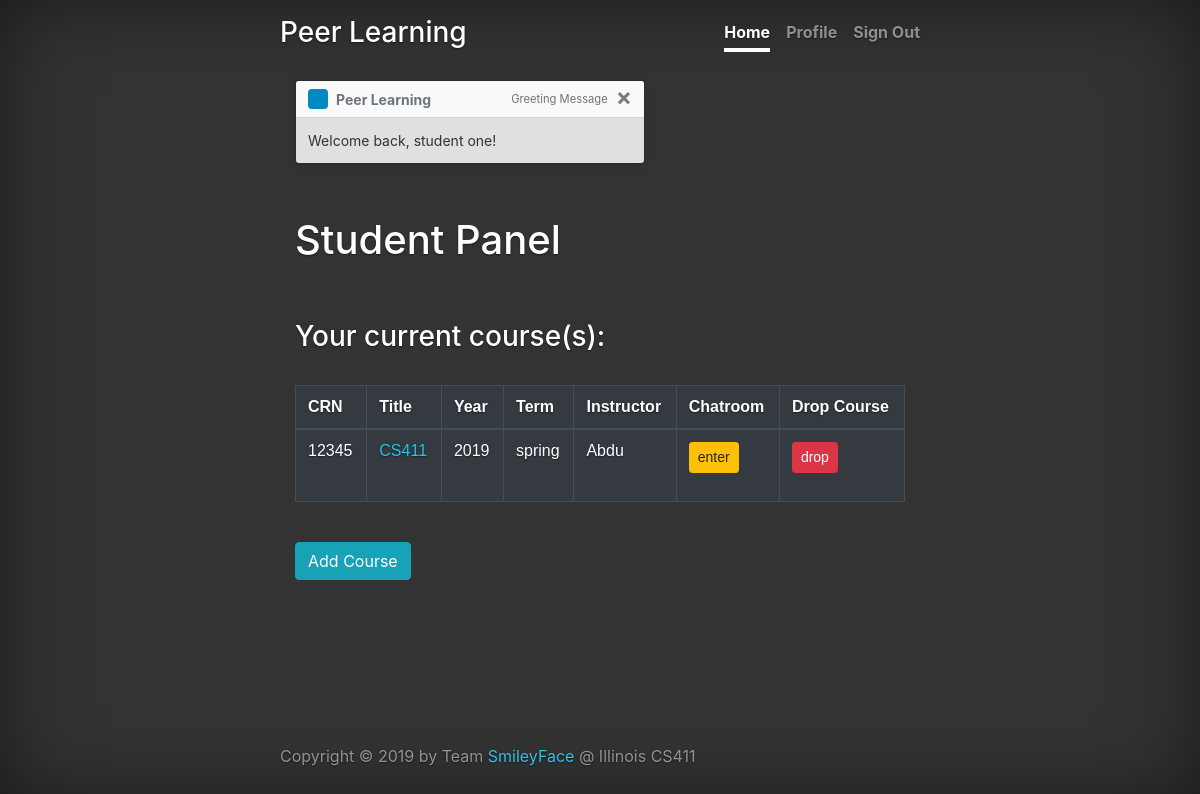
The page /dashboard/student/courses (signed in) on the database as committed earlier.
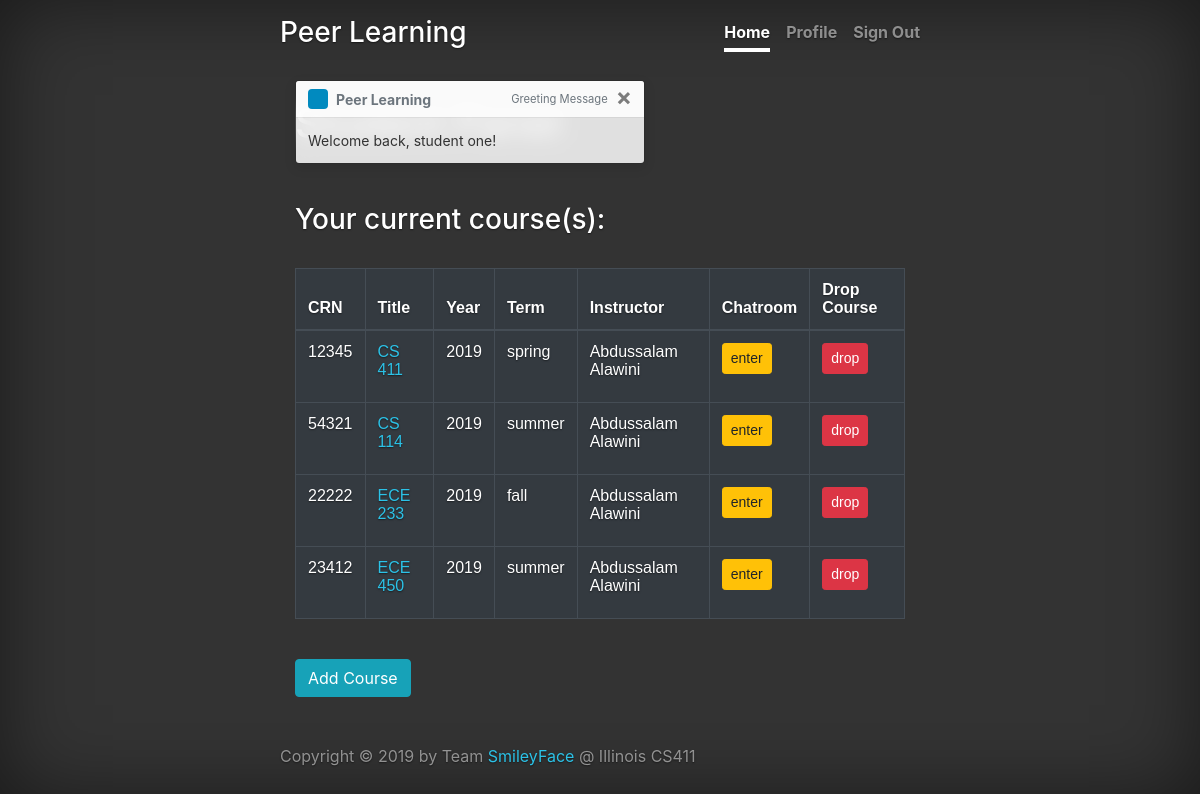
The same page on the database as committed later.
### application/models.py (models this page shows)
class Course(db.Model):
    CRN = db.Column(db.String(120), primary_key=True)
    title = db.Column(db.String(80), nullable=False)
    year = db.Column(db.Integer, nullable=False)
    term = db.Column(db.String(10), nullable=False)
    instructor = db.Column(db.String(120), db.ForeignKey('user.email'))
    active_question = db.Column(db.Integer,
                                nullable=True)  # supposed to be a foreign key, but will cause circular dependency
    def __init__(self, CRN, title, year, term, instructor):
        self.CRN = CRN
        self.year = year
        self.title = title
        self.term = term
        self.instructor = instructor
        self.active_question = None

### application.py (the view)
@application.route('/dashboard/student/courses', methods=['GET'])
def student_dashboard():
    if request.method == 'GET':
        try:
            fetched_courses = db.session.execute(
                'SELECT c.CRN, c.title, c.year, c.term, i.name FROM course AS c, Take AS t, user as i '
                'WHERE t.student="%s" AND c.CRN=t.CRN AND c.instructor=i.email' % flask_login.current_user.email).fetchall()
            if fetched_courses is None:
                db.session.close()
                return redirect("student_dashboard")
            else:
                courses = []
                for fetched_course in fetched_courses:
                    curr_course = Course(CRN=fetched_course.CRN, title=fetched_course.title, year=fetched_course.year,
                                         term=fetched_course.term, instructor=fetched_course.name)
                    courses.append(curr_course)
                db.session.close()
            return render_template("student_registered_courses.html", current_user=flask_login.current_user,
                                   courses=courses)
        except Exception as e:
            db.session.rollback()
            return str(e)
    return render_template('student_dashboard.html', current_user=flask_login.current_user)

### application.py (called while the page is built)
@login_manager.user_loader
def user_loader(email):
    return User.query.get(email)

### templates/student_registered_courses.html (shortened to what this page needs)
{% extends "base.html" %} {% import 'macros.html' as macros %}
{% set nav_tabs = [("Home", "/dashboard/student/courses"), ("Profile", "/dashboard/student/profile"), ("Sign Out", "/logout")] %}
{% set active_tab = "Home" %}
{% block content %}
<main role="main">
  <div class="container-fluid">
    <div aria-live="polite" aria-atomic="true">
      <div class="toast" style="position: absolute; top: 80; width: 200rem;" data-delay="3000">
        <div class="toast-header">
          <svg class="bd-placeholder-img rounded mr-2" width="20" height="20" xmlns="http://www.w3.org/2000/svg"
            preserveAspectRatio="xMidYMid slice" focusable="false" role="img">
            <rect fill="#018abf" width="100%" height="100%"></rect>
          </svg>
          <strong class="mr-auto">Peer Learning</strong>
          <small class="text-muted">Greeting Message</small>
          <button type="button" class="ml-2 mb-1 close" data-dismiss="toast" aria-label="Close">
            <span aria-hidden="true">&times;</span>
          </button>
        </div>
        <div class="toast-body">
          Welcome back, {{current_user.name}}!
        </div>
      </div>
    </div>
    <h1 class="cover-heading">Student Panel</h1>
    <br>
    <br>
    <h3>Your current course(s):</h3>
    <br>
    <table class="table table-hover table-dark">
      <thead>
        <tr>
          <th scope="col">CRN</th>
          <th scope="col">Title</th>
          <th scope="col">Year</th>
          <th scope="col">Term</th>
          <th scope="col">Instructor</th>
          <th scope="col">Chatroom</th>
          <th scope="col">Drop Course</th>
        </tr>
      </thead>
      <tbody>
        {% for c in courses %}
        <tr>
          <td>{{ c.CRN }}</td>
          <td><a href="/dashboard/student/course/{{c.CRN}}">{{ c.title }}</a></td>
          <td>{{ c.year }}</td>
          <td>{{ c.term }}</td>
          <td>{{ c.instructor }}</td>
          <td><button class="btn btn-warning btn-sm" onclick="window.open('/chatroom/{{c.CRN}}','_blank')">enter</button></td>
          <td>
              <form action="/dashboard/student/delete/{{c.CRN}}" method="post">
                  <button class="btn btn-danger btn-sm" name="forwardBtn" type="submit">drop</button>
              </form>
    			</td>
        </tr>
        {% endfor %}
      </tbody>
    </table>
    <br>
    <button class="btn btn-info" onclick="location.href = '/dashboard/student/add-course';">Add Course</button>
  </div>
</main>
{% endblock %}

Rows that differ between the two databases and show on the page:
changed Course "spring": title "CS411" → "CS 411"; instructor "Abdu" → "Abdussalam Alawini"
added Course: CRN "54321", title "CS 114", year "2019", term "summer", instructor "Abdussalam Alawini"
added Course: CRN "22222", title "ECE 233", year "2019", term "fall", instructor "Abdussalam Alawini"
added Course: CRN "23412", title "ECE 450", year "2019", term "summer", instructor "Abdussalam Alawini"
